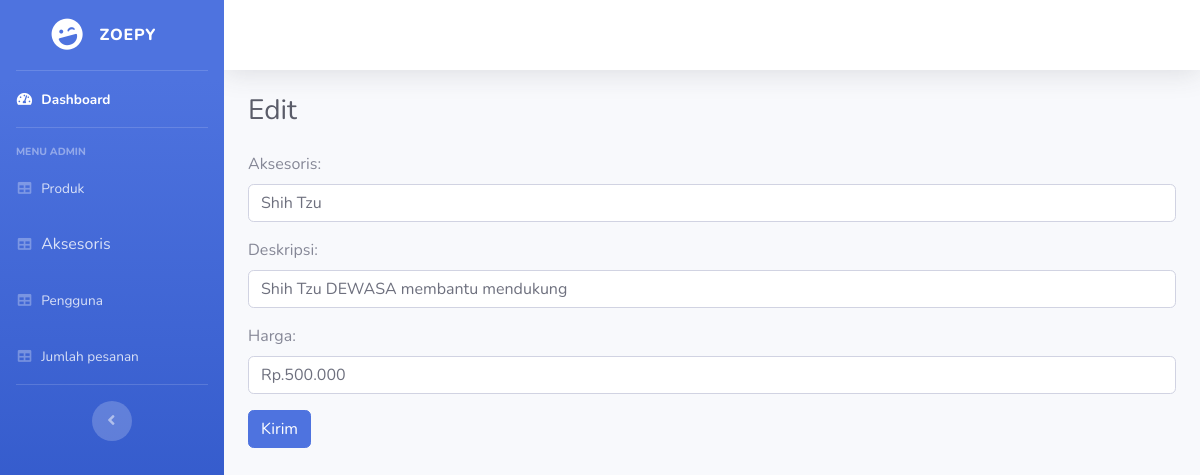
The page /Src/Index_Online/admin/manage_accessories.php?editid=11 (signed in) on the database as committed earlier.
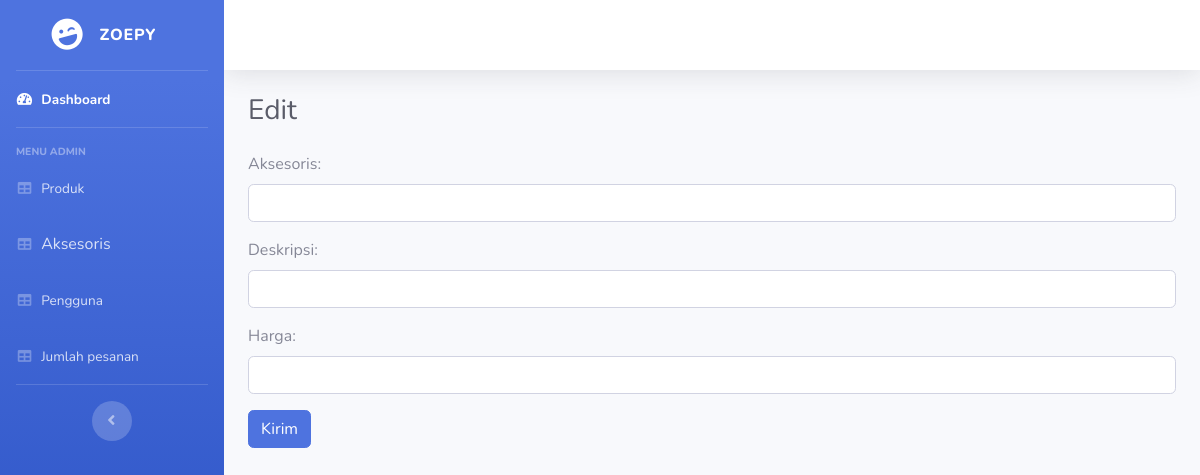
The same page on the database as committed later.
### tables this page shows
CREATE TABLE `products` (
  `id` int(11) NOT NULL,
  `type` tinyint(4) NOT NULL COMMENT '0 = "LCGC", 1 = "MPV"',
  `product_name` varchar(100) NOT NULL,
  `product_details` varchar(300) NOT NULL,
  `product_price` varchar(30) NOT NULL,
  `image` varchar(300) NOT NULL
);

### Src/Index_Online/admin/manage_accessories.php (the view, shortened to what this page needs)
<?php include 'header.php';
        ?>
            <?php
$accessory_name = "";
$accessory_desc = "";
$accessory_price = "";
if(isset($_REQUEST['editid']) && $_REQUEST['editid'] != NULL) {
  $editid = $_REQUEST['editid'];
  $fetch_accessory = "select * from products where id = $editid";
  $result = $conn->query($fetch_accessory);
  while($row = $result->fetch_assoc()){
    $accessory_name = $row['product_name'];
    $accessory_desc = $row['product_details'];
    $accessory_price = $row['product_price'];
  }
}
    ?>
        <div class="container-fluid">
          <?php
            if(isset($_REQUEST['editid'])){
              ?>
              <h1 class="h3 mb-4 text-gray-800">Edit</h1>
              <?php
            }else{
              ?>
              <h1 class="h3 mb-4 text-gray-800">Tambah</h1>
              <?php
            }
            ?>
          <form method='post' enctype="multipart/form-data">
          <div class="form-group">
                <label for="name">Aksesoris:</label>
                <input type="text" class="form-control" id="accessory_name" name="accessory_name" value="<?php echo $accessory_name; ?>">
            </div>
            <div class="form-group">
                <label for="desc">Deskripsi:</label>
                <input type="text" class="form-control" id="accessory_desc" name="accessory_desc" value="<?php echo $accessory_desc; ?>">
            </div>
            <div class="form-group">
                <label for="price">Harga:</label>
                <input type="text" class="form-control" id="accessory_price" name="accessory_price" value="<?php echo $accessory_price; ?>">
            </div>
            <button type="submit" class="btn btn-primary" name='addaccessory'>Kirim</button>
        </form>
        </div>
      </div>
    </div>
  </div>
</body>
</html>

Rows that differ between the two databases and show on the page:
removed products: accessory_name "Shih Tzu", accessory_desc "Shih Tzu DEWASA membantu mendukung", accessory_price "Rp.500.000"
